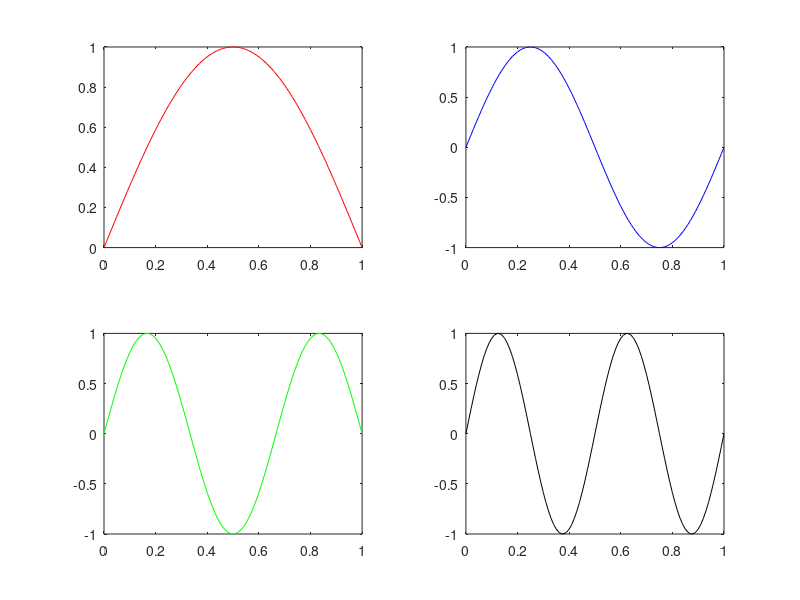

This chart was generated by the following MATLAB code:
% Subplot func

x = 0: 0.01 : 1;
y1 = sin(pi*x);
y2 = sin(2*pi*x);
y3 = sin(3*pi*x);
y4 = sin(4*pi*x);

subplot(2, 2, 1)
plot(x, y1, 'r')
subplot(2, 2, 2)
plot(x, y2, 'b')
subplot(2, 2, 3)
plot(x, y3, 'g')
subplot(2, 2, 4)
plot(x, y4, 'k')